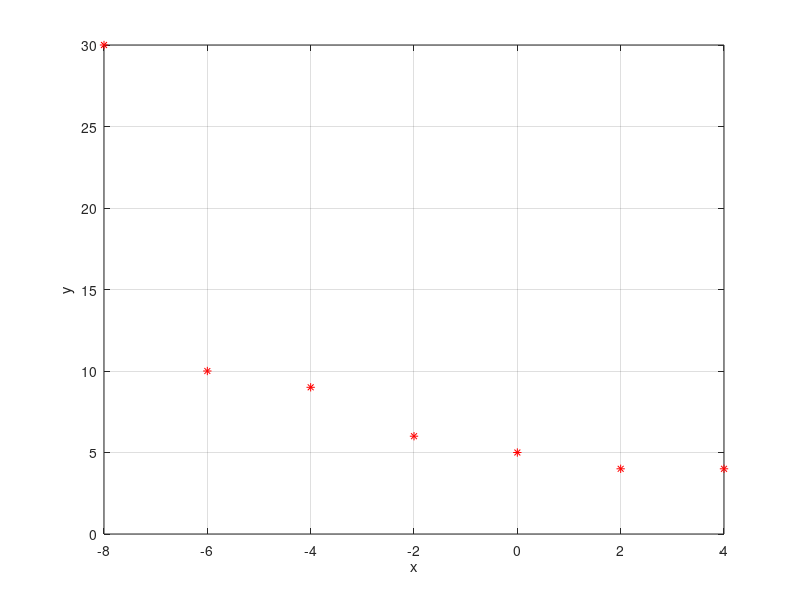

MATLAB code to generate this figure: (Note: this script raises an error after producing the figure.)
%Programa Prova 1 execicio 1 de MN
%Nome Victor yukio Cavalcanti Miki 
%Matricula: 180068229
%Prof: Poliana
%Data: 11/03/2022

clear all;
close all;
clc;

# Dados

x = [-8 -6 -4 -2 0 2 4];
y = [30 10 9 6 5 4 4];

# plotar
figure(1)
plot(x,y,'*r');
grid on;
xlabel('x')
ylabel('y')

z = 1 ./y;

##[a1, a0] = LinearRegression(x,y);
[a1, a0] = LinearRegression(x,z);

# Como a função e do tipo y=1/(m*x+b), temos a relaçao:
# Y = 1/y e X = x
# a1=m e a0=b

# Se a1 = m, então
m = a1;

# Se a0 = b, então
b = a0;

## opcional para curva mais bonita:
## usamos os pontos fornecidos pelo exercicio e criamos
## 50 pontos igualmente espaçados no intervalo
xx = linspace(-8,4,50);

##yy = 1/(m*x)+b;
yy = 1 ./((m*xx)+b);

hold on
##plot(x,yy)
plot(xx,yy,'m')
legend('Dados', 'Curva da função ajustada')

fprintf('Os valores de m e b são %f e %f\n', m, b)